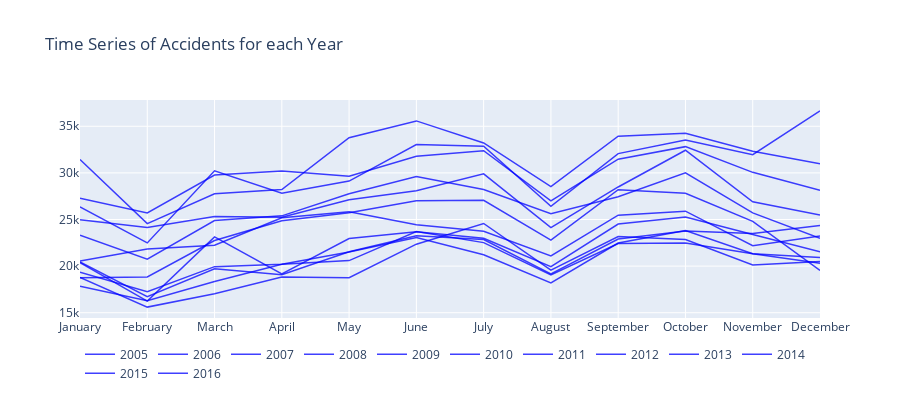

Here is the notebook cell this chart was saved with:
### Markdown cell above
Time series for all accidents in each year

### Code cell
accidents.an += 2000
dates = pd.to_datetime(accidents.an*10000+accidents.mois*100+accidents.jour,format='%Y%m%d')
accidents.an -= 2000
traces = []
for key, grp in dates.groupby(dates.dt.year):
    #print(grp)
    aggregated = grp.dt.month.value_counts().sort_index()
    x_values = aggregated.index.tolist()
    y_values = aggregated.values.tolist()
    x1,y1 = x_values, y_values
    x1 = [calendar.month_name[int(x)] for x in (x1)]


    

#x1, y1 = create_stack_bar_data('jour', accidents)
    trace1 = go.Scatter(x=x1, y=y1, opacity=0.75, line = dict(
        width = 1.5), name = str(key), marker = dict(color = 'blue'), mode = 'lines', 
                       text = str(key))
    layout = dict(height=400, title='Time Series of Accidents for each Year', legend=dict(orientation="h"));
    traces.append(trace1)
fig = go.Figure(data= traces, layout=layout)
iplot(fig, filename='stacked-bar')

### Figure 1 — Plotly figure (JSON) as saved in the notebook; plotly's stock layout.template omitted (floating-point values rounded to 4 significant figures)
{"data": [{"line": {"width": 1.5}, "marker": {"color": "blue"}, "mode": "lines", "name": "2005", "opacity": 0.75, "text": "2005", "type": "scatter", "x": ["January", "February", "March", "April", "May", "June", "July", "August", "September", "October", "November", "December"], "y": [31433, 24560, 27758, 28216, 33769, 35574, 33214, 28529, 33930, 34258, 32331, 30989]}, {"line": {"width": 1.5}, "marker": {"color": "blue"}, "mode": "lines", "name": "2006", "opacity": 0.75, "text": "2006", "type": "scatter", "x": ["January", "February", "March", "April", "May", "June", "July", "August", "September", "October", "November", "December"], "y": [26362, 22492, 30224, 27816, 29118, 33043, 32850, 26411, 32070, 33514, 31959, 36648]}, {"line": {"width": 1.5}, "marker": {"color": "blue"}, "mode": "lines", "name": "2007", "opacity": 0.75, "text": "2007", "type": "scatter", "x": ["January", "February", "March", "April", "May", "June", "July", "August", "September", "October", "November", "December"], "y": [27278, 25705, 29773, 30208, 29631, 31792, 32373, 26992, 31469, 32814, 30058, 28135]}, {"line": {"width": 1.5}, "marker": {"color": "blue"}, "mode": "lines", "name": "2008", "opacity": 0.75, "text": "2008", "type": "scatter", "x": ["January", "February", "March", "April", "May", "June", "July", "August", "September", "October", "November", "December"], "y": [24964, 24147, 25326, 25255, 27107, 28077, 29903, 24134, 28488, 32426, 26895, 25474]}, {"line": {"width": 1.5}, "marker": {"color": "blue"}, "mode": "lines", "name": "2009", "opacity": 0.75, "text": "2009", "type": "scatter", "x": ["January", "February", "March", "April", "May", "June", "July", "August", "September", "October", "November", "December"], "y": [23309, 20753, 24891, 25393, 27763, 29611, 28211, 25612, 27450, 30015, 25714, 22984]}, {"line": {"width": 1.5}, "marker": {"color": "blue"}, "mode": "lines", "name": "2010", "opacity": 0.75, "text": "2010", "type": "scatter", "x": ["January", "February", "March", "April", "May", "June", "July", "August", "September", "October", "November", "December"], "y": [18756, 18836, 22741, 24861, 25724, 27010, 27062, 22782, 28189, 27818, 24802, 19531]}, {"line": {"width": 1.5}, "marker": {"color": "blue"}, "mode": "lines", "name": "2011", "opacity": 0.75, "text": "2011", "type": "scatter", "x": ["January", "February", "March", "April", "May", "June", "July", "August", "September", "October", "November", "December"], "y": [20557, 21827, 22234, 25192, 25820, 24427, 23747, 21101, 25463, 25891, 22196, 23220]}, {"line": {"width": 1.5}, "marker": {"color": "blue"}, "mode": "lines", "name": "2012", "opacity": 0.75, "text": "2012", "type": "scatter", "x": ["January", "February", "March", "April", "May", "June", "July", "August", "September", "October", "November", "December"], "y": [20381, 16245, 23141, 19160, 22964, 23687, 22981, 19935, 24517, 25258, 23397, 21528]}, {"line": {"width": 1.5}, "marker": {"color": "blue"}, "mode": "lines", "name": "2013", "opacity": 0.75, "text": "2013", "type": "scatter", "x": ["January", "February", "March", "April", "May", "June", "July", "August", "September", "October", "November", "December"], "y": [18783, 15605, 17026, 18838, 18764, 22352, 24574, 19572, 23179, 22848, 20122, 20500]}, {"line": {"width": 1.5}, "marker": {"color": "blue"}, "mode": "lines", "name": "2014", "opacity": 0.75, "text": "2014", "type": "scatter", "x": ["January", "February", "March", "April", "May", "June", "July", "August", "September", "October", "November", "December"], "y": [19346, 17251, 19942, 20192, 21510, 23067, 21221, 18189, 22471, 23816, 21322, 20315]}, {"line": {"width": 1.5}, "marker": {"color": "blue"}, "mode": "lines", "name": "2015", "opacity": 0.75, "text": "2015", "type": "scatter", "x": ["January", "February", "March", "April", "May", "June", "July", "August", "September", "October", "November", "December"], "y": [17845, 16290, 18354, 20189, 20593, 23707, 22523, 19067, 22419, 22470, 21319, 20930]}, {"line": {"width": 1.5}, "marker": {"color": "blue"}, "mode": "lines", "name": "2016", "opacity": 0.75, "text": "2016", "type": "scatter", "x": ["January", "February", "March", "April", "May", "June", "July", "August", "September", "October", "November", "December"], "y": [20454, 16715, 19723, 19074, 21538, 23247, 22853, 19172, 22901, 23756, 23496, 24357]}], "layout": {"height": 400, "legend": {"orientation": "h"}, "title": {"text": "Time Series of Accidents for each Year"}}}
